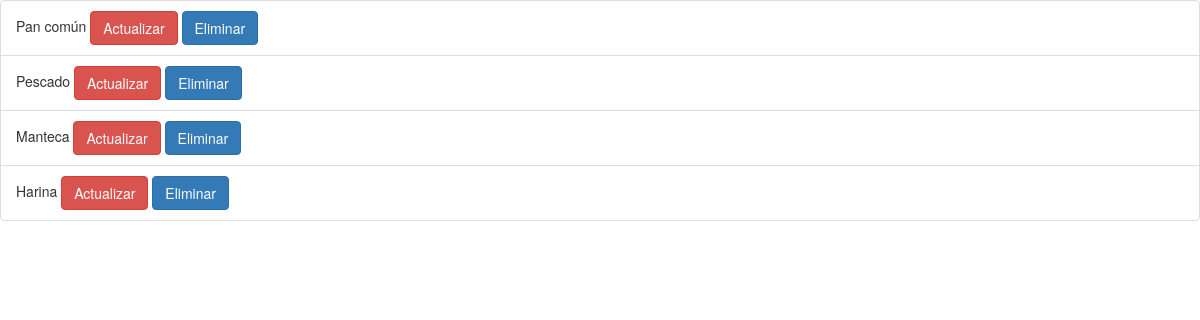
Before: /admin/front/ (signed in) with the older database file.
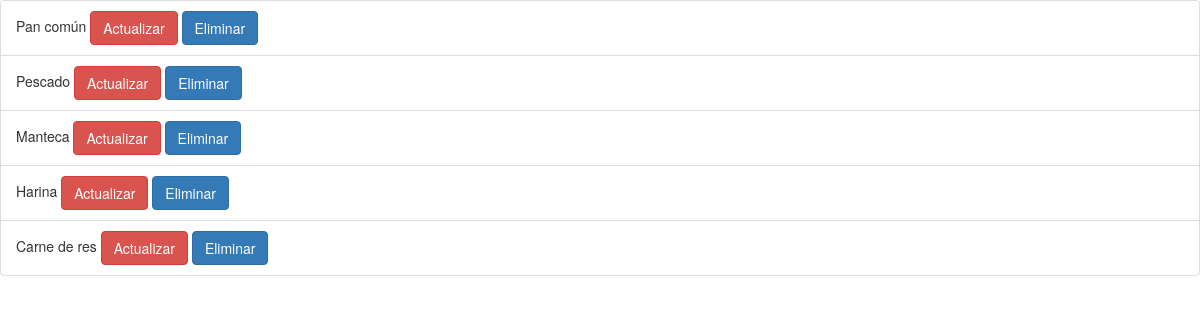
After: the same page with the newer database file.
### app/models.py (models this page shows, shortened)
class Producto(db.Model):
    __tablename__="productos"
    id = db.Column(db.Integer, primary_key=True)
    producto = db.Column(db.String(35), unique=True, nullable=False)
    precio = db.Column(db.Float, nullable=False)
    descripcion = db.Column(db.String(100))
    img_pro = db.Column(db.String(100),default="")
    def __repr__(self):
        return '<Producto: %r>' % self.producto

### app/admin/routes.py (the view)
@admin.route('/admin/front/')
@login_required
def front():
    productos = Producto.query.all()
    print(productos)
    return render_template('admin/front.html',prod= productos)

### app/models.py (called while the page is built)
    @login_manager.user_loader
    def load_user(user_id):
        return User.query.get(user_id)

### app/admin/templates/admin/front.html
{% extends "bootstrap/base.html" %}
{% block content %}
<ul class="list-group list-group-flush">
	{% for producto in prod %}
	<li class="list-group-item mx-2">{{ producto.producto }}
		<a href="{{ url_for('admin.modificar_producto',_id=producto.id ) }}" class=" btn btn-danger"> Actualizar </a>
		<a href="{{ url_for('admin.delete',id=producto.id) }}" class=" btn btn-primary">Eliminar</a> </li>
	{% endfor %}
</ul>
{% endblock %}

Changed rows visible on the page:
added Producto: producto "Carne de res"
